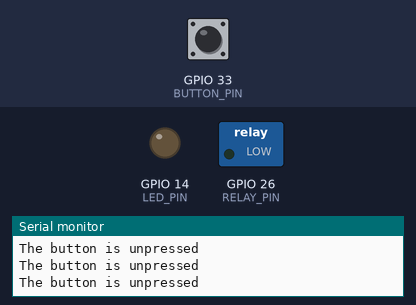
The sketch below on a simulated ESP32. Parts: switched loads named in the sketch (green lamp = pin HIGH), output pins drawn as LEDs (lit = HIGH), the last lines printed to the serial monitor. Dashed ring = blinking. The test bench sets the inputs (shaded band); at power-on: GPIO 33 (BUTTON_PIN) HIGH.

Above: at 1.2 s.
1.3 s: GPIO 33 (BUTTON_PIN) pulled LOW for 0.15 s
At 1.41 s:
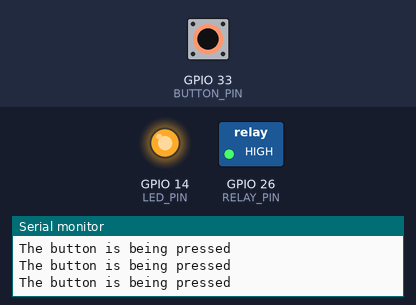
2.9 s: GPIO 33 (BUTTON_PIN) pulled LOW for 1 s
At 4.8 s:
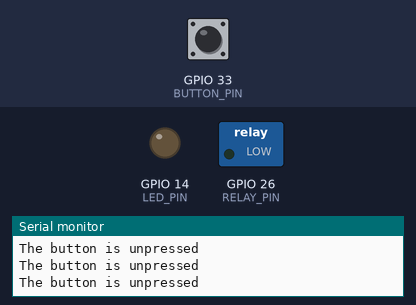
6.9 s: GPIO 33 (BUTTON_PIN) pulled LOW for 3.2 s
At 8.1 s:
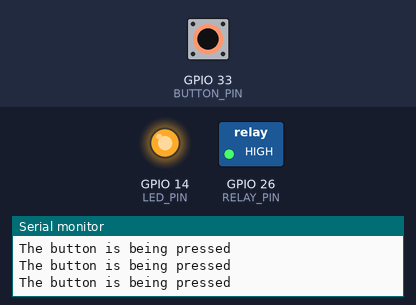
11.6 s: GPIO 33 (BUTTON_PIN) pulsed LOW 2 times (0.12 s each, 0.3 s apart)
At 11.7 s:
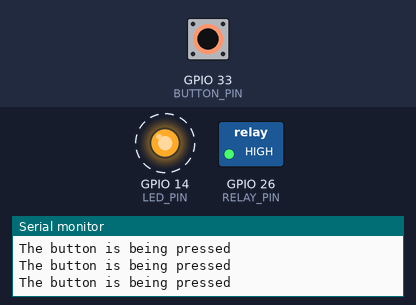
15.2 s: GPIO 33 (BUTTON_PIN) driven LOW
At 16.0 s:
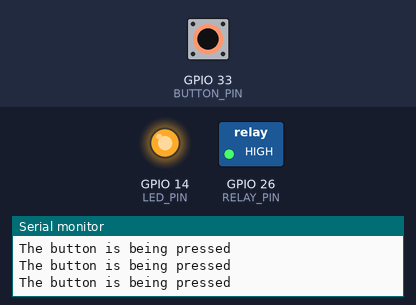
18.2 s: GPIO 33 (BUTTON_PIN) driven HIGH
At 18.9 s:
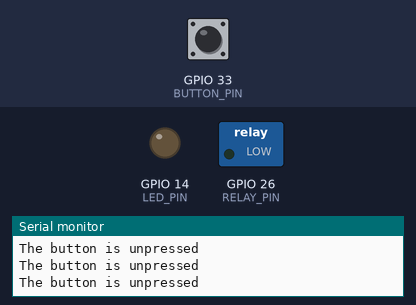
Timing chart, 0 to 20.7 s (numbered marks = the images above; inputs shaded):
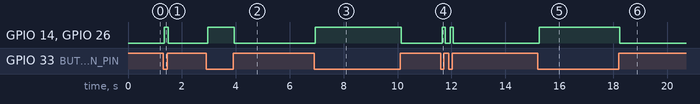

The sketch:

Push_Button_Led_relay.ino
```cpp
//Prateek
//www.prateks.in
//https://www.youtube.com/c/JustDoElectronics

#define BUTTON_PIN 33
#define LED_PIN 14
#define RELAY_PIN 26

void setup() {
  Serial.begin(9600);
  pinMode(BUTTON_PIN, INPUT_PULLUP);
  pinMode(LED_PIN, OUTPUT);
  pinMode(RELAY_PIN, OUTPUT);
}

void loop() {
  int buttonState = digitalRead(BUTTON_PIN);

  if (buttonState == LOW) {
    Serial.println("The button is being pressed");
    digitalWrite(RELAY_PIN, HIGH);
    digitalWrite(LED_PIN, HIGH);
  } else if (buttonState == HIGH) {
    Serial.println("The button is unpressed");
    digitalWrite(RELAY_PIN, LOW);
    digitalWrite(LED_PIN, LOW);
  }
}
```

Measured:
- after the input at 1.3 s, GPIO 14 (LED_PIN), GPIO 26 (RELAY_PIN): LOW → HIGH at once, → LOW 0.15 s later
- after the input at 2.9 s, GPIO 14 (LED_PIN), GPIO 26 (RELAY_PIN): LOW → HIGH after 0.05 s, → LOW 0.99 s later
- after the input at 6.9 s, GPIO 14 (LED_PIN), GPIO 26 (RELAY_PIN): LOW → HIGH at once, → LOW 3.2 s later
- after the input at 11.6 s, GPIO 14 (LED_PIN), GPIO 26 (RELAY_PIN): alternates HIGH for 0.12 s and LOW for 0.19 s, 4 changes in all, then stays LOW, starting after 0.05 s
- after the input at 15.2 s, GPIO 14 (LED_PIN), GPIO 26 (RELAY_PIN): LOW → HIGH after 0.05 s
- after the input at 18.2 s, GPIO 14 (LED_PIN), GPIO 26 (RELAY_PIN): HIGH → LOW at once
